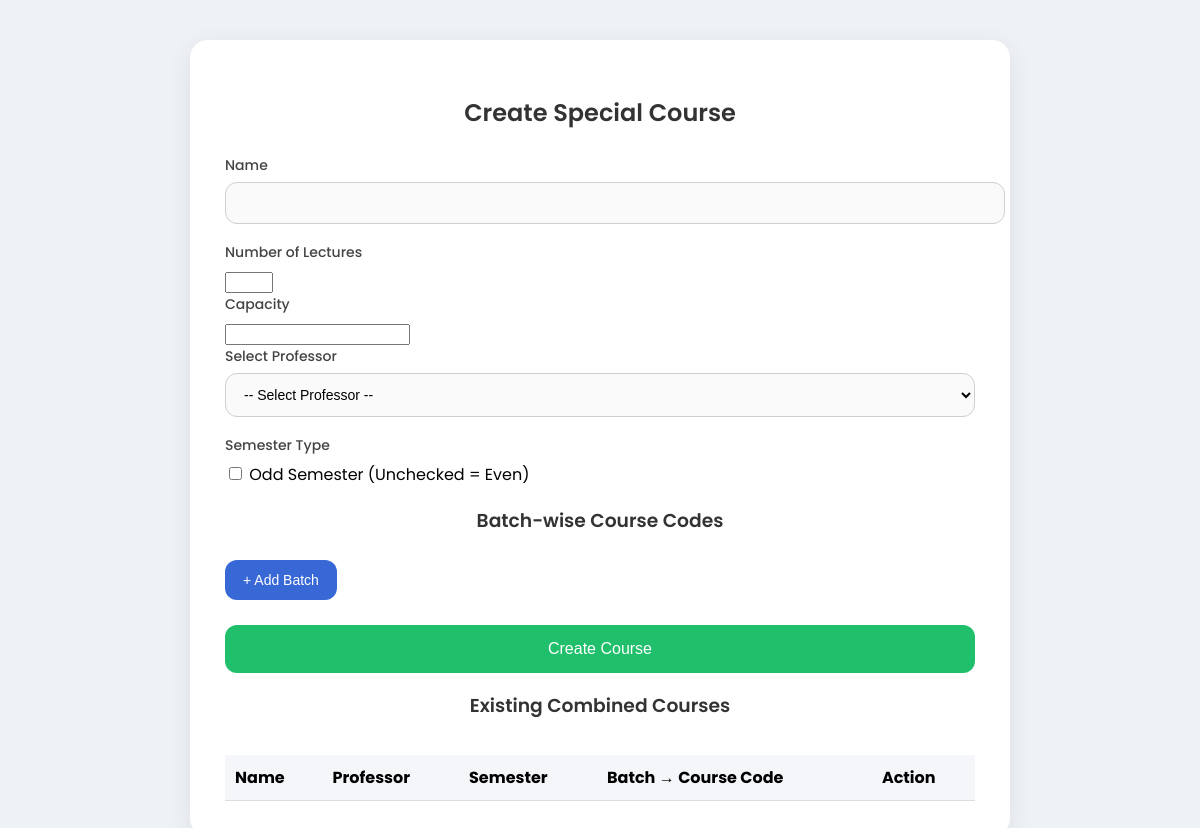
Page /com on the earlier database version.
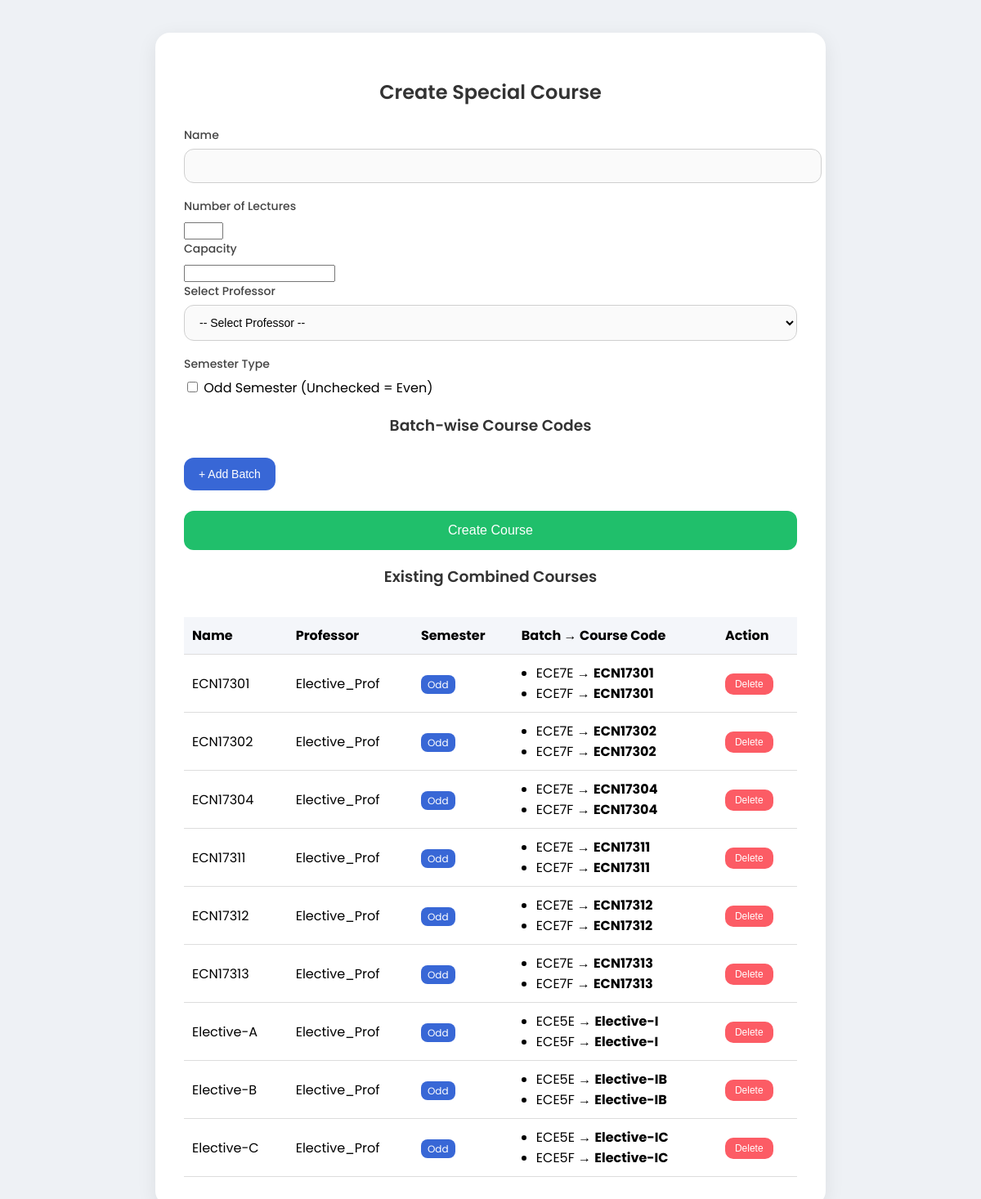
Same page on the later database version.
### app.py (models this page shows)
class CombinedCourse(db.Model):
    id = db.Column(db.Integer, primary_key=True)
    name = db.Column(db.String(150), nullable=False)
    lecture = db.Column(db.Integer, nullable=False)
    capacity = db.Column(db.Integer, nullable=False)
    is_odd = db.Column(db.Boolean, default=False)
    professor_id = db.Column(db.Integer, db.ForeignKey("professor.id"), nullable=False)
    batch_course_list = db.Column(JSON, nullable=False)

class Professor(db.Model):
    id = db.Column(db.Integer, primary_key=True)
    name = db.Column(db.String(100), nullable=False, unique=True)
    department_id = db.Column(db.Integer, db.ForeignKey('department.id'), nullable=False)
    department = db.relationship('Department', backref=db.backref('professors', lazy=True))
    priority_classroom_1 = db.Column(db.Integer, db.ForeignKey('building.id'), nullable=True)
    priority_classroom_2 = db.Column(db.Integer, db.ForeignKey('building.id'), nullable=True)
    priority_classroom_3 = db.Column(db.Integer, db.ForeignKey('building.id'), nullable=True)

class Batch(db.Model):
    id = db.Column(db.Integer, primary_key=True)
    name = db.Column(db.String(50), unique=True, nullable=False)
    capacity = db.Column(db.Integer, nullable=False)
    courses = db.relationship('Course', backref='batch', lazy=True)
    odd_sem = db.Column(db.Boolean, default=False,nullable=False)
    department_id = db.Column(db.Integer, db.ForeignKey('department.id'), nullable=False)
    department = db.relationship('Department', backref=db.backref('batches', lazy=True))

### app.py (the view, shortened to what this page needs)
@app.route('/com',methods=['GET','POST'])
def com():
    batches=Batch.query.all()
    professors=Professor.query.all()
    combined = CombinedCourse.query.all()
    batch_dict = {b.id: b.name for b in batches}
    prof_dict = {p.id: p.name for p in professors}
    print(combined)
    return render_template(
        'combined_class.html',
        batches=batches,
        professors=professors,
        combined_courses=combined,
        batch_dict=batch_dict,
        prof_dict=prof_dict
    )

### templates/combined_class.html (shortened to what this page needs)
<!DOCTYPE html>
<html>
<head>
</head>
<body>
<div class="container">
<h2>Create Special Course</h2>
<form method="POST">
    <label>Name</label>
    <input type="text" name="name" required>
    <div class="form-group">
        <label for="lecture">Number of Lectures</label>
        <input type="number" id="lecture" name="lecture" required min="1" max="6">
    </div>
    <div class="form-group">
        <label for="capacity">Capacity</label>
        <input type="number" id="capacity" name="capacity" required min="1">
    </div>
    <label>Select Professor</label>
    <select name="professor_id" required>
        <option value="">-- Select Professor --</option>
    </select>
    <label>Semester Type</label>
    <div style="margin-bottom: 18px;">
        <input type="checkbox" name="is_odd" id="odd_check" onclick="filterBatches()">
        <span>Odd Semester (Unchecked = Even)</span>
    </div>
    <h3>Batch-wise Course Codes</h3>
    <button type="button" class="add-btn" onclick="addRow()">+ Add Batch</button>
    <button type="submit" class="submit-btn">Create Course</button>
</form>
<h3>Existing Combined Courses</h3>
<table>
    <tr>
        <th>Name</th>
        <th>Professor</th>
        <th>Semester</th>
        <th>Batch → Course Code</th>
        <th>Action</th>
    </tr>
    {% for c in combined_courses %}
    <tr>
        <td>{{ c.name }}</td>
        <td>{{ prof_dict[c.professor_id] }}</td>
        <td>
            {% if c.is_odd %}
                <span class="badge odd">Odd</span>
            {% else %}
                <span class="badge even">Even</span>
            {% endif %}
        </td>
        <td>
            <ul style="margin:0; padding-left:18px;">
                {% for item in c.batch_course_list %}
                    <li>
                        {{ batch_dict[item['batch_id']] }} →
                        <b>{{ item['course_code'] }}</b>
                    </li>
                {% endfor %}
            </ul>
        </td>
        <td>
            <form action="/delete_combined_course/{{ c.id }}" method="POST" style="display:inline;">
                <button type="submit" class="delete-btn"
                        onclick="return confirm('Delete this combined course?')">
                    Delete
                </button>
            </form>
        </td>
    </tr>
    {% endfor %}
</table>
</div>
</body>
</html>

### templates/combined_class.html (style rules this page uses)
body { font-family: "Poppins", sans-serif; background: #eef1f5; margin: 0; padding: 0; }
.container { max-width: 750px; margin: 40px auto; background: white; padding: 35px; border-radius: 18px; box-shadow: 0 6px 25px rgba(0, 0, 0, 0.08); }
h2, h3 { text-align: center; font-weight: 600; color: #333; margin-bottom: 25px; }
label { font-weight: 500; display: block; margin-bottom: 6px; color: #444; font-size: 14px; }
input[type="text"], select { width: 100%; padding: 12px 14px; border: 1px solid #cfcfcf; border-radius: 12px; font-size: 14px; margin-bottom: 18px; background: #fafafa; }
button { padding: 12px 18px; border: none; border-radius: 12px; cursor: pointer; font-size: 14px; font-weight: 500; }
.add-btn { background: #3867d6; color: white; }
.submit-btn { background: #20bf6b; color: white; width: 100%; height: 48px; font-size: 16px; margin-top: 25px; }
table { width: 100%; border-collapse: collapse; margin-top: 35px; }
th, td { padding: 10px; border-bottom: 1px solid #ddd; text-align: left; }
th { background: #f4f6fa; }
.badge { padding: 3px 8px; border-radius: 8px; font-size: 12px; color: white; }
.odd { background: #3867d6; }
.delete-btn { padding: 6px 12px; font-size: 12px; background: #fc5c65; color: white; border-radius: 10px; text-decoration: none; }

Differences in the rows shown:
added CombinedCourse: name "ECN17301", is_odd "Odd", course_code "ECN17301" "ECN17301"
added Professor: name "Elective_Prof"
added Batch: name "ECE7E" "ECE7E" "ECE7E" "ECE7E" "ECE7E" "ECE7E"
added Batch: name "ECE7F" "ECE7F" "ECE7F" "ECE7F" "ECE7F" "ECE7F"
added CombinedCourse: name "ECN17302", is_odd "Odd", course_code "ECN17302" "ECN17302"
added CombinedCourse: name "ECN17304", is_odd "Odd", course_code "ECN17304" "ECN17304"
added CombinedCourse: name "ECN17311", is_odd "Odd", course_code "ECN17311" "ECN17311"
added CombinedCourse: name "ECN17312", is_odd "Odd", course_code "ECN17312" "ECN17312"
added CombinedCourse: name "ECN17313", is_odd "Odd", course_code "ECN17313" "ECN17313"
added CombinedCourse: name "Elective-A", is_odd "Odd", course_code "Elective-I" "Elective-I"
now on this page (row edited): Batch: name "ECE5E" "ECE5E" "ECE5E"
added Batch: name "ECE5F" "ECE5F" "ECE5F"
added CombinedCourse: name "Elective-B", is_odd "Odd", course_code "Elective-IB" "Elective-IB"
added CombinedCourse: name "Elective-C", is_odd "Odd", course_code "Elective-IC" "Elective-IC"
